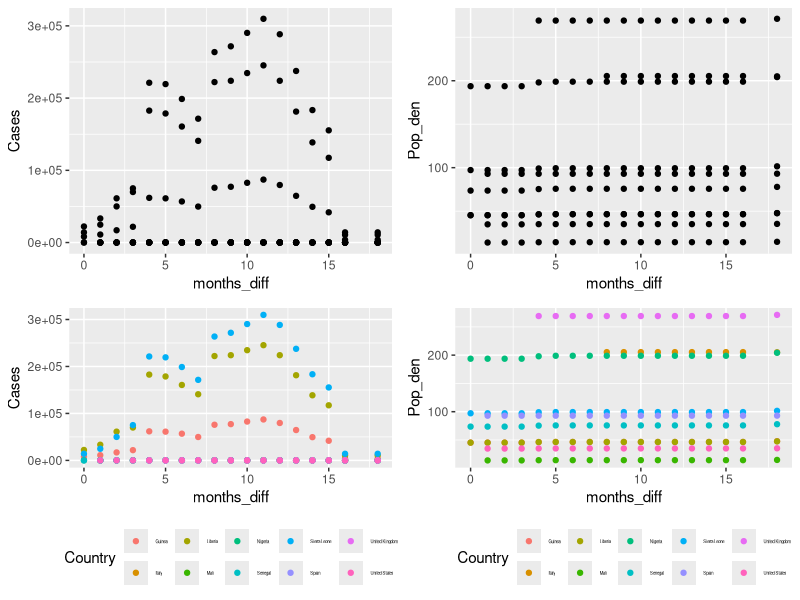

Reproduce this figure in R.
## ---- chunk 1
knitr::opts_chunk$set(echo = TRUE)
## ---- chunk 2
data <- read.csv(file = 'ebola_population_aggregate.csv')
head(data)
## ---- chunk 3
str(data)
## ---- chunk 4
table(data$Country)
## ---- chunk 5
library("ggplot2")
#install.packages("gridExtra") 
library("gridExtra")

pa<-ggplot(data,aes(x=months_diff,y=Cases))+geom_point()
qa <- ggplot(data,aes(x=months_diff,y=Pop_den))+geom_point()
p<-ggplot(data,aes(x=months_diff,y=Cases,col=Country))+geom_point()+theme(legend.position="bottom", legend.text = element_text(size=3))
q <- ggplot(data,aes(x=months_diff,y=Pop_den,col=Country))+geom_point()+theme(legend.position="bottom", legend.text = element_text(size=3))
grid.arrange(pa,qa,p,q,nrow=2)

